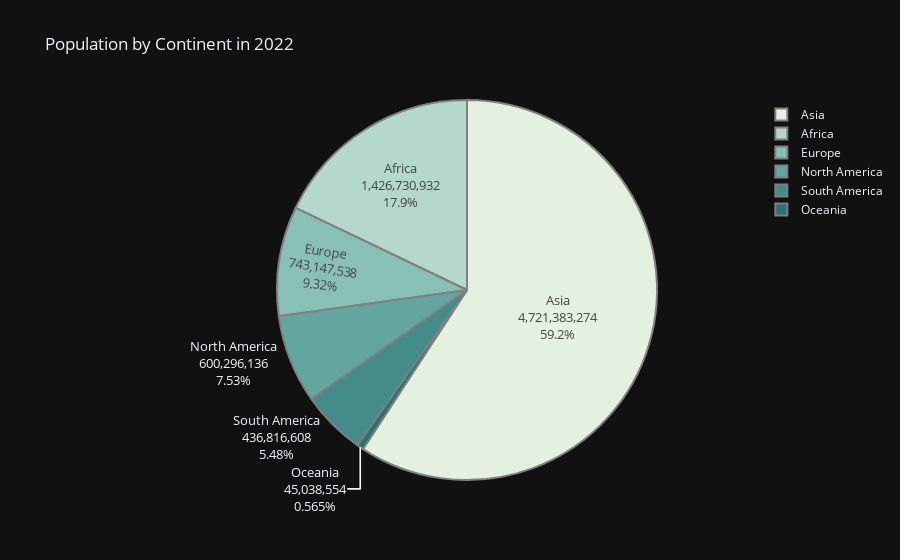

Notebook code cell kept with this figure:
### Code cell
population2022=df.groupby(by='Continent')['2022 Population'].sum()
fig=px.pie(values=population2022.values,
          names=population2022.index,
          color_discrete_sequence=px.colors.sequential.Mint,
          title= 'Population by Continent in 2022',template='plotly_dark'
          )
fig.update_traces(textinfo='label+percent+value', textfont_size=13,
                  marker=dict(line=dict(color='#100000', width=0.2)))

fig.data[0].marker.line.width = 2
fig.data[0].marker.line.color='gray'
fig.show()

### Figure 1 — Plotly figure (JSON) as saved in the notebook; plotly's stock layout.template omitted (floating-point values rounded to 4 significant figures)
{"data": [{"domain": {"x": [0.0, 1.0], "y": [0.0, 1.0]}, "hovertemplate": "label=%{label}<br>value=%{value}<extra></extra>", "labels": ["Africa", "Asia", "Europe", "North America", "Oceania", "South America"], "legendgroup": "", "marker": {"line": {"color": "gray", "width": 2}}, "name": "", "showlegend": true, "textfont": {"size": 13}, "textinfo": "label+percent+value", "type": "pie", "values": [1426730932, 4721383274, 743147538, 600296136, 45038554, 436816608]}], "layout": {"legend": {"tracegroupgap": 0}, "piecolorway": ["rgb(228, 241, 225)", "rgb(180, 217, 204)", "rgb(137, 192, 182)", "rgb(99, 166, 160)", "rgb(68, 140, 138)", "rgb(40, 114, 116)", "rgb(13, 88, 95)"], "title": {"text": "Population by Continent in 2022"}}}
